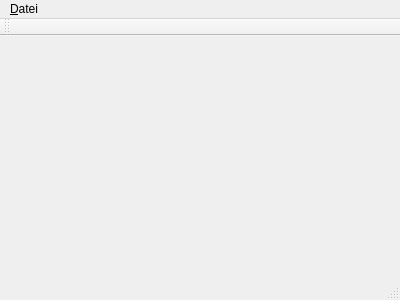
<?xml version="1.0" encoding="UTF-8"?>
<ui version="4.0">
 <class>MainWindow</class>
 <widget class="QMainWindow" name="MainWindow">
  <property name="geometry">
   <rect>
    <x>0</x>
    <y>0</y>
    <width>400</width>
    <height>300</height>
   </rect>
  </property>
  <property name="windowTitle">
   <string>MainWindow</string>
  </property>
  <widget class="QWidget" name="centralWidget"/>
  <widget class="QMenuBar" name="menuBar">
   <property name="geometry">
    <rect>
     <x>0</x>
     <y>0</y>
     <width>400</width>
     <height>21</height>
    </rect>
   </property>
   <widget class="QMenu" name="menu_Datei">
    <property name="title">
     <string>&amp;Datei</string>
    </property>
    <addaction name="actionBeenden"/>
   </widget>
   <addaction name="menu_Datei"/>
  </widget>
  <widget class="QToolBar" name="mainToolBar">
   <attribute name="toolBarArea">
    <enum>TopToolBarArea</enum>
   </attribute>
   <attribute name="toolBarBreak">
    <bool>false</bool>
   </attribute>
  </widget>
  <widget class="QStatusBar" name="statusBar"/>
  <action name="actionBeenden">
   <property name="text">
    <string>&amp;Beenden</string>
   </property>
  </action>
 </widget>
 <layoutdefault spacing="6" margin="11"/>
 <resources/>
 <connections>
  <connection>
   <sender>actionBeenden</sender>
   <signal>triggered()</signal>
   <receiver>MainWindow</receiver>
   <slot>close()</slot>
   <hints>
    <hint type="sourcelabel">
     <x>-1</x>
     <y>-1</y>
    </hint>
    <hint type="destinationlabel">
     <x>199</x>
     <y>149</y>
    </hint>
   </hints>
  </connection>
 </connections>
</ui>
